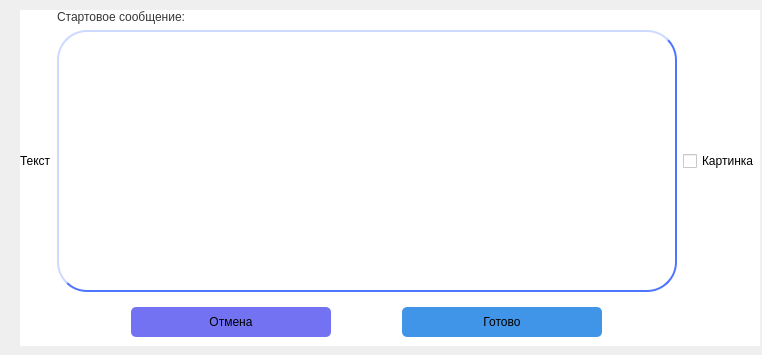
<?xml version="1.0" encoding="UTF-8"?>
<ui version="4.0">
 <class>Form</class>
 <widget class="QWidget" name="Form">
  <property name="geometry">
   <rect>
    <x>0</x>
    <y>0</y>
    <width>762</width>
    <height>355</height>
   </rect>
  </property>
  <property name="windowTitle">
   <string>Form</string>
  </property>
  <widget class="QWidget" name="widget" native="true">
   <property name="geometry">
    <rect>
     <x>20</x>
     <y>10</y>
     <width>740</width>
     <height>336</height>
    </rect>
   </property>
   <property name="styleSheet">
    <string notr="true">background-color: rgb(255, 255, 255);</string>
   </property>
   <layout class="QGridLayout" name="gridLayout">
    <item row="2" column="2">
     <widget class="QCheckBox" name="checkBox_2">
      <property name="text">
       <string>Картинка</string>
      </property>
     </widget>
    </item>
    <item row="0" column="1">
     <widget class="QLabel" name="label_3">
      <property name="styleSheet">
       <string notr="true">font: 63 25pt &quot;Oceanwide QLt&quot;;
color:rgb(54, 54, 54);
</string>
      </property>
      <property name="text">
       <string>Стартовое сообщение:</string>
      </property>
     </widget>
    </item>
    <item row="2" column="1">
     <widget class="QLineEdit" name="lineEdit_2">
      <property name="sizePolicy">
       <sizepolicy hsizetype="Expanding" vsizetype="Expanding">
        <horstretch>0</horstretch>
        <verstretch>0</verstretch>
       </sizepolicy>
      </property>
      <property name="styleSheet">
       <string notr="true">QLineEdit{
	border-radius: 30px;
    border-style: outset;
    border-width: 2px;
    border-color: rgb(79, 117, 255);
}
</string>
      </property>
     </widget>
    </item>
    <item row="2" column="0">
     <widget class="QLabel" name="label">
      <property name="text">
       <string>Текст</string>
      </property>
     </widget>
    </item>
    <item row="3" column="1">
     <widget class="QWidget" name="widget_2" native="true">
      <property name="sizePolicy">
       <sizepolicy hsizetype="Preferred" vsizetype="Minimum">
        <horstretch>0</horstretch>
        <verstretch>0</verstretch>
       </sizepolicy>
      </property>
      <layout class="QHBoxLayout" name="horizontalLayout">
       <item>
        <widget class="QPushButton" name="cancel_button_start">
         <property name="sizePolicy">
          <sizepolicy hsizetype="Fixed" vsizetype="Fixed">
           <horstretch>0</horstretch>
           <verstretch>0</verstretch>
          </sizepolicy>
         </property>
         <property name="minimumSize">
          <size>
           <width>200</width>
           <height>0</height>
          </size>
         </property>
         <property name="styleSheet">
          <string notr="true">QPushButton{
	border-radius: 5px;
	height: 30px;
	background-color: rgb(115, 114, 243);
}</string>
         </property>
         <property name="text">
          <string>Отмена</string>
         </property>
        </widget>
       </item>
       <item>
        <widget class="QPushButton" name="ok_button_start">
         <property name="sizePolicy">
          <sizepolicy hsizetype="Fixed" vsizetype="Maximum">
           <horstretch>0</horstretch>
           <verstretch>0</verstretch>
          </sizepolicy>
         </property>
         <property name="minimumSize">
          <size>
           <width>200</width>
           <height>0</height>
          </size>
         </property>
         <property name="styleSheet">
          <string notr="true">QPushButton{
	border-radius: 5px;
	height: 30px;
	background-color:rgb(64, 149, 233);
}</string>
         </property>
         <property name="text">
          <string>Готово</string>
         </property>
        </widget>
       </item>
      </layout>
     </widget>
    </item>
   </layout>
  </widget>
 </widget>
 <resources/>
 <connections/>
</ui>
